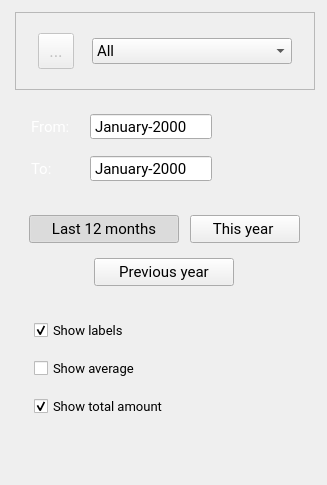
         <widget class="Container" name="income">
          <property name="font">
           <font>
            <family>Roboto</family>
            <pointsize>13</pointsize>
           </font>
          </property>
          <property name="features">
           <set>QDockWidget::NoDockWidgetFeatures</set>
          </property>
          <property name="allowedAreas">
           <set>Qt::NoDockWidgetArea</set>
          </property>
          <property name="windowTitle">
           <string>Income</string>
          </property>
          <widget class="QWidget" name="dockWidgetContents_231">
           <layout class="QGridLayout" name="gridLayout_431">
            <property name="topMargin">
             <number>12</number>
            </property>
            <property name="rightMargin">
             <number>12</number>
            </property>
            <property name="bottomMargin">
             <number>12</number>
            </property>
            <item row="0" column="1" rowspan="4">
             <widget class="QWidget" name="widget_income_graph" native="true"/>
            </item>
            <item row="0" column="2" rowspan="4">
             <widget class="QWidget" name="widget_income" native="true">
              <property name="sizePolicy">
               <sizepolicy hsizetype="Minimum" vsizetype="Preferred">
                <horstretch>0</horstretch>
                <verstretch>0</verstretch>
               </sizepolicy>
              </property>
              <property name="maximumSize">
               <size>
                <width>300</width>
                <height>16777215</height>
               </size>
              </property>
              <layout class="QVBoxLayout" name="verticalLayout_2">
               <property name="spacing">
                <number>15</number>
               </property>
               <property name="leftMargin">
                <number>0</number>
               </property>
               <property name="topMargin">
                <number>0</number>
               </property>
               <property name="rightMargin">
                <number>0</number>
               </property>
               <property name="bottomMargin">
                <number>0</number>
               </property>
               <item>
                <widget class="QFrame" name="frame_income">
                 <property name="frameShape">
                  <enum>QFrame::StyledPanel</enum>
                 </property>
                 <property name="frameShadow">
                  <enum>QFrame::Raised</enum>
                 </property>
                 <layout class="QHBoxLayout" name="horizontalLayout_3">
                  <property name="topMargin">
                   <number>20</number>
                  </property>
                  <property name="bottomMargin">
                   <number>20</number>
                  </property>
                  <item>
                   <spacer name="horizontalSpacer_8">
                    <property name="orientation">
                     <enum>Qt::Horizontal</enum>
                    </property>
                    <property name="sizeHint" stdset="0">
                     <size>
                      <width>40</width>
                      <height>20</height>
                     </size>
                    </property>
                   </spacer>
                  </item>
                  <item>
                   <widget class="QToolButton" name="toolButton_icon_category">
                    <property name="enabled">
                     <bool>false</bool>
                    </property>
                    <property name="minimumSize">
                     <size>
                      <width>36</width>
                      <height>36</height>
                     </size>
                    </property>
                    <property name="maximumSize">
                     <size>
                      <width>36</width>
                      <height>36</height>
                     </size>
                    </property>
                    <property name="text">
                     <string>...</string>
                    </property>
                    <property name="icon">
                     <iconset resource="../resources/resources.qrc">
                      <normaloff>:/images/images/savings_black_24dp.svg</normaloff>
                      <disabledoff>:/images/images/savings_black_24dp.svg</disabledoff>:/images/images/savings_black_24dp.svg</iconset>
                    </property>
                    <property name="iconSize">
                     <size>
                      <width>36</width>
                      <height>36</height>
                     </size>
                    </property>
                   </widget>
                  </item>
                  <item>
                   <spacer name="horizontalSpacer_6">
                    <property name="orientation">
                     <enum>Qt::Horizontal</enum>
                    </property>
                    <property name="sizeHint" stdset="0">
                     <size>
                      <width>40</width>
                      <height>20</height>
                     </size>
                    </property>
                   </spacer>
                  </item>
                  <item>
                   <widget class="QComboBox" name="income_choice">
                    <property name="minimumSize">
                     <size>
                      <width>200</width>
                      <height>0</height>
                     </size>
                    </property>
                    <property name="maximumSize">
                     <size>
                      <width>200</width>
                      <height>16777215</height>
                     </size>
                    </property>
                    <property name="font">
                     <font>
                      <family>Roboto</family>
                      <pointsize>11</pointsize>
                     </font>
                    </property>
                    <item>
                     <property name="text">
                      <string>All</string>
                     </property>
                    </item>
                    <item>
                     <property name="text">
                      <string>Wages</string>
                     </property>
                    </item>
                    <item>
                     <property name="text">
                      <string>Gifts</string>
                     </property>
                    </item>
                   </widget>
                  </item>
                  <item>
                   <spacer name="horizontalSpacer_7">
                    <property name="orientation">
                     <enum>Qt::Horizontal</enum>
                    </property>
                    <property name="sizeHint" stdset="0">
                     <size>
                      <width>40</width>
                      <height>20</height>
                     </size>
                    </property>
                   </spacer>
                  </item>
                 </layout>
                </widget>
               </item>
               <item>
                <layout class="QGridLayout" name="gridLayout_8">
                 <property name="leftMargin">
                  <number>16</number>
                 </property>
                 <property name="topMargin">
                  <number>8</number>
                 </property>
                 <property name="rightMargin">
                  <number>19</number>
                 </property>
                 <property name="horizontalSpacing">
                  <number>20</number>
                 </property>
                 <property name="verticalSpacing">
                  <number>15</number>
                 </property>
                 <item row="0" column="0">
                  <widget class="QLabel" name="label_from_income">
                   <property name="font">
                    <font>
                     <family>Roboto</family>
                     <pointsize>11</pointsize>
                    </font>
                   </property>
                   <property name="styleSheet">
                    <string notr="true">color: white;</string>
                   </property>
                   <property name="text">
                    <string>From:</string>
                   </property>
                  </widget>
                 </item>
                 <item row="0" column="1">
                  <widget class="QDateEdit" name="dateEdit_income_from">
                   <property name="maximumSize">
                    <size>
                     <width>130</width>
                     <height>16777215</height>
                    </size>
                   </property>
                   <property name="font">
                    <font>
                     <family>Roboto</family>
                     <pointsize>11</pointsize>
                    </font>
                   </property>
                   <property name="frame">
                    <bool>true</bool>
                   </property>
                   <property name="buttonSymbols">
                    <enum>QAbstractSpinBox::NoButtons</enum>
                   </property>
                   <property name="displayFormat">
                    <string>MMMM-yyyy</string>
                   </property>
                   <property name="calendarPopup">
                    <bool>false</bool>
                   </property>
                  </widget>
                 </item>
                 <item row="1" column="0" rowspan="2">
                  <widget class="QLabel" name="label_2">
                   <property name="minimumSize">
                    <size>
                     <width>39</width>
                     <height>0</height>
                    </size>
                   </property>
                   <property name="font">
                    <font>
                     <family>Roboto</family>
                     <pointsize>11</pointsize>
                    </font>
                   </property>
                   <property name="styleSheet">
                    <string notr="true">color: white;</string>
                   </property>
                   <property name="text">
                    <string>To:</string>
                   </property>
                  </widget>
                 </item>
                 <item row="1" column="1" rowspan="2">
                  <widget class="QDateEdit" name="dateEdit_income_to">
                   <property name="maximumSize">
                    <size>
                     <width>130</width>
                     <height>16777215</height>
                    </size>
                   </property>
                   <property name="font">
                    <font>
                     <family>Roboto</family>
                     <pointsize>11</pointsize>
                    </font>
                   </property>
                   <property name="buttonSymbols">
                    <enum>QAbstractSpinBox::NoButtons</enum>
                   </property>
                   <property name="currentSection">
                    <enum>QDateTimeEdit::MonthSection</enum>
                   </property>
                   <property name="displayFormat">
                    <string>MMMM-yyyy</string>
                   </property>
                   <property name="calendarPopup">
                    <bool>false</bool>
                   </property>
                  </widget>
                 </item>
                 <item row="0" column="2" rowspan="3">
                  <widget class="AnimatedButton" name="refresh_income" native="true">
                   <property name="minimumSize">
                    <size>
                     <width>54</width>
                     <height>54</height>
                    </size>
                   </property>
                   <property name="maximumSize">
                    <size>
                     <width>54</width>
                     <height>54</height>
                    </size>
                   </property>
                   <property name="cursor">
                    <cursorShape>PointingHandCursor</cursorShape>
                   </property>
                   <property name="toolTip">
                    <string>Refresh graph</string>
                   </property>
                   <layout class="QVBoxLayout" name="verticalLayout_5">
                    <property name="leftMargin">
                     <number>6</number>
                    </property>
                    <property name="topMargin">
                     <number>6</number>
                    </property>
                    <property name="rightMargin">
                     <number>6</number>
                    </property>
                    <property name="bottomMargin">
                     <number>6</number>
                    </property>
                   </layout>
                  </widget>
                 </item>
                 <item row="0" column="3" rowspan="3">
                  <spacer name="horizontalSpacer_2">
                   <property name="orientation">
                    <enum>Qt::Horizontal</enum>
                   </property>
                   <property name="sizeHint" stdset="0">
                    <size>
                     <width>40</width>
                     <height>20</height>
                    </size>
                   </property>
                  </spacer>
                 </item>
                </layout>
               </item>
               <item>
                <layout class="QGridLayout" name="gridLayout_6">
                 <property name="leftMargin">
                  <number>9</number>
                 </property>
                 <property name="topMargin">
                  <number>18</number>
                 </property>
                 <property name="rightMargin">
                  <number>9</number>
                 </property>
                 <property name="horizontalSpacing">
                  <number>6</number>
                 </property>
                 <property name="verticalSpacing">
                  <number>15</number>
                 </property>
                 <item row="0" column="1">
                  <widget class="QPushButton" name="this_year_income">
                   <property name="minimumSize">
                    <size>
                     <width>110</width>
                     <height>28</height>
                    </size>
                   </property>
                   <property name="maximumSize">
                    <size>
                     <width>110</width>
                     <height>28</height>
                    </size>
                   </property>
                   <property name="font">
                    <font>
                     <family>Roboto</family>
                     <pointsize>11</pointsize>
                    </font>
                   </property>
                   <property name="cursor">
                    <cursorShape>PointingHandCursor</cursorShape>
                   </property>
                   <property name="text">
                    <string>This year </string>
                   </property>
                   <property name="icon">
                    <iconset resource="../resources/resources.qrc">
                     <normaloff>:/images/images/date_range_black_18dp.svg</normaloff>
                     <activeon>:/images/images/date_range_black_18dp_checked.svg</activeon>:/images/images/date_range_black_18dp.svg</iconset>
                   </property>
                   <property name="iconSize">
                    <size>
                     <width>18</width>
                     <height>18</height>
                    </size>
                   </property>
                   <property name="checkable">
                    <bool>true</bool>
                   </property>
                   <property name="checked">
                    <bool>false</bool>
                   </property>
                   <property name="autoExclusive">
                    <bool>true</bool>
                   </property>
                  </widget>
                 </item>
                 <item row="0" column="0">
                  <widget class="QPushButton" name="last_12_months_income">
                   <property name="minimumSize">
                    <size>
                     <width>150</width>
                     <height>28</height>
                    </size>
                   </property>
                   <property name="maximumSize">
                    <size>
                     <width>150</width>
                     <height>28</height>
                    </size>
                   </property>
                   <property name="font">
                    <font>
                     <family>Roboto</family>
                     <pointsize>11</pointsize>
                    </font>
                   </property>
                   <property name="cursor">
                    <cursorShape>PointingHandCursor</cursorShape>
                   </property>
                   <property name="text">
                    <string>Last 12 months</string>
                   </property>
                   <property name="icon">
                    <iconset resource="../resources/resources.qrc">
                     <normaloff>:/images/images/history_black_18dp.svg</normaloff>
                     <activeon>:/images/images/history_black_18dp_checked.svg</activeon>:/images/images/history_black_18dp.svg</iconset>
                   </property>
                   <property name="iconSize">
                    <size>
                     <width>18</width>
                     <height>18</height>
                    </size>
                   </property>
                   <property name="checkable">
                    <bool>true</bool>
                   </property>
                   <property name="checked">
                    <bool>true</bool>
                   </property>
                   <property name="autoExclusive">
                    <bool>true</bool>
                   </property>
                  </widget>
                 </item>
                 <item row="1" column="0" colspan="2">
                  <layout class="QHBoxLayout" name="horizontalLayout_6">
                   <item>
                    <widget class="QPushButton" name="previous_year_income">
                     <property name="minimumSize">
                      <size>
                       <width>140</width>
                       <height>28</height>
                      </size>
                     </property>
                     <property name="maximumSize">
                      <size>
                       <width>140</width>
                       <height>28</height>
                      </size>
                     </property>
                     <property name="font">
                      <font>
                       <family>Roboto</family>
                       <pointsize>11</pointsize>
                      </font>
                     </property>
                     <property name="cursor">
                      <cursorShape>PointingHandCursor</cursorShape>
                     </property>
                     <property name="text">
                      <string>Previous year</string>
                     </property>
                     <property name="icon">
                      <iconset resource="../resources/resources.qrc">
                       <normaloff>:/images/images/calendar_today_black_18dp.svg</normaloff>
                       <activeon>:/images/images/calendar_today_black_18dp_checked.svg</activeon>:/images/images/calendar_today_black_18dp.svg</iconset>
                     </property>
                     <property name="iconSize">
                      <size>
                       <width>18</width>
                       <height>18</height>
                      </size>
                     </property>
                     <property name="checkable">
                      <bool>true</bool>
                     </property>
                     <property name="autoRepeat">
                      <bool>true</bool>
                     </property>
                     <property name="autoExclusive">
                      <bool>true</bool>
                     </property>
                    </widget>
                   </item>
                  </layout>
                 </item>
                </layout>
               </item>
               <item>
                <layout class="QVBoxLayout" name="verticalLayout">
                 <property name="leftMargin">
                  <number>19</number>
                 </property>
                 <property name="topMargin">
                  <number>18</number>
                 </property>
                 <property name="rightMargin">
                  <number>19</number>
                 </property>
                 <property name="bottomMargin">
                  <number>15</number>
                 </property>
                 <item>
                  <widget class="QCheckBox" name="check_labels_income">
                   <property name="font">
                    <font>
                     <family>Roboto</family>
                     <pointsize>10</pointsize>
                    </font>
                   </property>
                   <property name="text">
                    <string>Show labels</string>
                   </property>
                   <property name="checked">
                    <bool>true</bool>
                   </property>
                  </widget>
                 </item>
                 <item>
                  <widget class="QCheckBox" name="check_average_income">
                   <property name="font">
                    <font>
                     <family>Roboto</family>
                     <pointsize>10</pointsize>
                    </font>
                   </property>
                   <property name="text">
                    <string>Show average</string>
                   </property>
                  </widget>
                 </item>
                 <item>
                  <widget class="QCheckBox" name="check_total_income">
                   <property name="font">
                    <font>
                     <family>Roboto</family>
                     <pointsize>10</pointsize>
                    </font>
                   </property>
                   <property name="text">
                    <string>Show total amount</string>
                   </property>
                   <property name="checked">
                    <bool>true</bool>
                   </property>
                  </widget>
                 </item>
                </layout>
               </item>
               <item>
                <spacer name="verticalSpacer">
                 <property name="orientation">
                  <enum>Qt::Vertical</enum>
                 </property>
                 <property name="sizeHint" stdset="0">
                  <size>
                   <width>20</width>
                   <height>40</height>
                  </size>
                 </property>
                </spacer>
               </item>
              </layout>
             </widget>
            </item>
           </layout>
          </widget>
         </widget>
